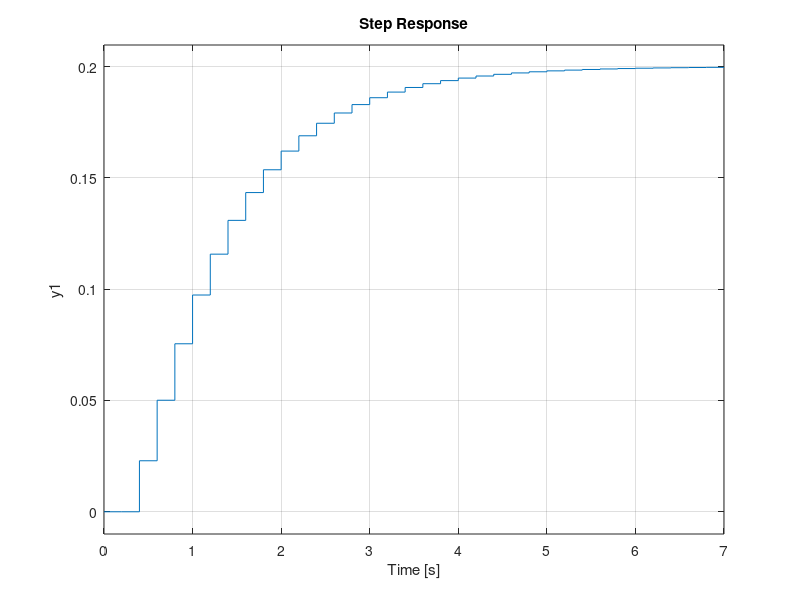

Write the MATLAB code that produced this figure.
clc
clear

T=0.2;

degrau=tf([1 0],[1 -1], T);

Gs=tf(1, [1 5]);

Gz=c2d(Gs, T);

Cz=tf(0.1813, [1 -0.8187], T);

FTMA = Gz*Cz;

FTMF = feedback(FTMA, 1);
step(FTMA)

Czf=FTMF*degrau;

[n2,d2] = tfdata(minreal(FTMA),'v'); 
Kp = polyval(n2,1)/polyval(d2,1);
ess = 1/(1+Kp);

